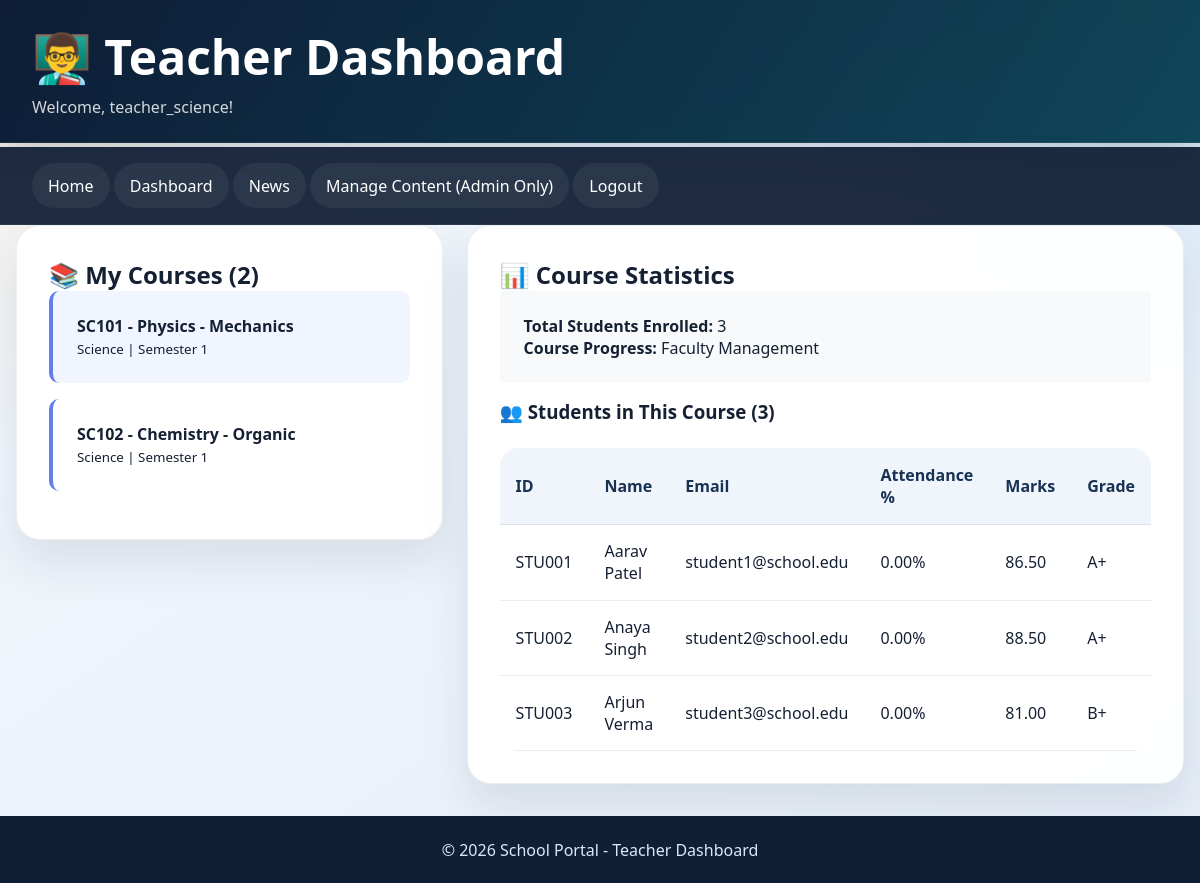
The page /pages/teacher_dashboard.php (signed in) on the database its author committed.
### tables this page shows
CREATE TABLE courses (
    id INT PRIMARY KEY AUTO_INCREMENT,
    course_code VARCHAR(50) NOT NULL UNIQUE,
    course_name VARCHAR(100) NOT NULL,
    description TEXT,
    department_id INT,
    instructor_id INT,
    credits INT DEFAULT 3,
    total_hours INT DEFAULT 45,
    semester INT,
    academic_year VARCHAR(10),
    max_students INT DEFAULT 50,
    enrolled_students INT DEFAULT 0,
    status ENUM('active', 'inactive', 'completed') DEFAULT 'active',
    created_at TIMESTAMP DEFAULT CURRENT_TIMESTAMP,
    FOREIGN KEY (department_id) REFERENCES departments(id),
    FOREIGN KEY (instructor_id) REFERENCES users(id),
    INDEX idx_course_code (course_code),
    INDEX idx_semester (semester),
    INDEX idx_status (status)
);

CREATE TABLE departments (
    id INT PRIMARY KEY AUTO_INCREMENT,
    name VARCHAR(100) NOT NULL UNIQUE,
    description TEXT,
    head_of_department VARCHAR(100),
    created_at TIMESTAMP DEFAULT CURRENT_TIMESTAMP
);

CREATE TABLE students (
    id INT PRIMARY KEY AUTO_INCREMENT,
    user_id INT NOT NULL UNIQUE,
    student_id_number VARCHAR(50) NOT NULL UNIQUE,
    class_name VARCHAR(50) NOT NULL,
    roll_number INT,
    father_name VARCHAR(100),
    father_phone VARCHAR(20),
    father_email VARCHAR(100),
    mother_name VARCHAR(100),
    mother_phone VARCHAR(20),
    guardian_phone VARCHAR(20),
    date_of_admission DATE,
    blood_group VARCHAR(10),
    emergency_contact VARCHAR(20),
    health_issues TEXT,
    status ENUM('active', 'inactive', 'graduated', 'transferred', 'dropped') DEFAULT 'active',
    gpa DECIMAL(3,2) DEFAULT 0.00,
    total_attendance_hours INT DEFAULT 0,
    created_at TIMESTAMP DEFAULT CURRENT_TIMESTAMP,
    updated_at TIMESTAMP DEFAULT CURRENT_TIMESTAMP ON UPDATE CURRENT_TIMESTAMP,
    FOREIGN KEY (user_id) REFERENCES users(id) ON DELETE CASCADE,
    INDEX idx_student_id (student_id_number),
    INDEX idx_class (class_name),
    INDEX idx_status (status)
);

CREATE TABLE users (
    id INT PRIMARY KEY AUTO_INCREMENT,
    username VARCHAR(50) NOT NULL UNIQUE,
    password VARCHAR(255) NOT NULL,
    email VARCHAR(100) NOT NULL UNIQUE,
    full_name VARCHAR(100) NOT NULL,
    role ENUM('admin', 'teacher', 'student', 'parent') DEFAULT 'student',
    department_id INT,
    phone VARCHAR(20),
    address TEXT,
    date_of_birth DATE,
    profile_picture VARCHAR(255),
    is_active TINYINT DEFAULT 1,
    last_login TIMESTAMP NULL,
    created_at TIMESTAMP DEFAULT CURRENT_TIMESTAMP,
    updated_at TIMESTAMP DEFAULT CURRENT_TIMESTAMP ON UPDATE CURRENT_TIMESTAMP,
    FOREIGN KEY (department_id) REFERENCES departments(id),
    INDEX idx_username (username),
    INDEX idx_email (email),
    INDEX idx_role (role),
    INDEX idx_active (is_active)
);

CREATE TABLE student_courses (
    id INT PRIMARY KEY AUTO_INCREMENT,
    student_id INT NOT NULL,
    course_id INT NOT NULL,
    enrollment_date DATE NOT NULL,
    status ENUM('enrolled', 'completed', 'dropped', 'withdrawn') DEFAULT 'enrolled',
    grade VARCHAR(2),
    marks_obtained DECIMAL(5,2),
    attendance_percentage DECIMAL(5,2) DEFAULT 0,
    created_at TIMESTAMP DEFAULT CURRENT_TIMESTAMP,
    FOREIGN KEY (student_id) REFERENCES students(id) ON DELETE CASCADE,
    FOREIGN KEY (course_id) REFERENCES courses(id),
    UNIQUE KEY unique_enrollment (student_id, course_id),
    INDEX idx_enrollment_date (enrollment_date),
    INDEX idx_status (status)
);

CREATE TABLE grades (
    id INT PRIMARY KEY AUTO_INCREMENT,
    student_id INT NOT NULL,
    course_id INT NOT NULL,
    assignment_1 DECIMAL(5,2),
    assignment_2 DECIMAL(5,2),
    midterm DECIMAL(5,2),
    final_exam DECIMAL(5,2),
    total_marks DECIMAL(5,2),
    grade_letter VARCHAR(2),
    teacher_id INT,
    graded_date TIMESTAMP DEFAULT CURRENT_TIMESTAMP,
    created_at TIMESTAMP DEFAULT CURRENT_TIMESTAMP,
    FOREIGN KEY (student_id) REFERENCES students(id) ON DELETE CASCADE,
    FOREIGN KEY (course_id) REFERENCES courses(id),
    FOREIGN KEY (teacher_id) REFERENCES users(id),
    UNIQUE KEY unique_grade (student_id, course_id),
    INDEX idx_grade_letter (grade_letter)
);

### pages/teacher_dashboard.php (the view, shortened to what this page needs)
<?php
include '../includes/config.php';
$courses = array();
$stmt = $conn->prepare("SELECT c.*, d.name as department_name FROM courses c LEFT JOIN departments d ON c.department_id = d.id WHERE c.instructor_id = ? ORDER BY c.course_code");
$stmt->bind_param("i", $_SESSION['user_id']);
$stmt->execute();
$courses_result = $stmt->get_result();
while ($course = $courses_result->fetch_assoc()) {
    $courses[] = $course;
}
$selected_course = $_GET['course'] ?? ($courses[0]['id'] ?? null);
$students_in_course = array();
if ($selected_course) {
    $stmt = $conn->prepare("
        SELECT s.id, s.student_id_number, u.full_name, u.email, sc.attendance_percentage, g.total_marks, g.grade_letter
        FROM students s
        JOIN users u ON s.user_id = u.id
        JOIN student_courses sc ON s.id = sc.student_id
        LEFT JOIN grades g ON s.id = g.student_id AND g.course_id = ?
        WHERE sc.course_id = ?
        ORDER BY s.roll_number
    ");
    $stmt->bind_param("ii", $selected_course, $selected_course);
    $stmt->execute();
    $result = $stmt->get_result();
    while ($student = $result->fetch_assoc()) {
        $students_in_course[] = $student;
    }
}
$total_students = 0;
if ($selected_course) {
    $result = $conn->query("SELECT COUNT(*) as count FROM student_courses WHERE course_id = $selected_course");
    $total_students = $result->fetch_assoc()['count'];
}
?>
<!DOCTYPE html>
<html lang="en">
<head>
    <link rel="stylesheet" href="../css/style.css">
</head>
<body>
    <header>
        <h1>👨‍🏫 Teacher Dashboard</h1>
        <p>Welcome, <?php echo htmlspecialchars($_SESSION['username']); ?>!</p>
    </header>
    <nav>
        <a href="../index.html">Home</a>
        <a href="teacher_dashboard.php">Dashboard</a>
        <a href="news_vulnerable.php">News</a>
        <a href="content_management.php">Manage Content (Admin Only)</a>
        <a href="logout.php">Logout</a>
    </nav>
    <div class="container">
        <div class="column-2">
            <div>
                <div class="card">
                    <h2>📚 My Courses (<?php echo count($courses); ?>)</h2>
                    <?php foreach ($courses as $course): ?>
                        <div class="course-card <?php echo ($selected_course == $course['id']) ? 'active' : ''; ?>">
                            <a href="teacher_dashboard.php?course=<?php echo $course['id']; ?>" style="text-decoration: none; color: inherit;">
                                <h4><?php echo htmlspecialchars($course['course_code']); ?> - <?php echo htmlspecialchars($course['course_name']); ?></h4>
                                <small><?php echo htmlspecialchars($course['department_name']); ?> | Semester <?php echo htmlspecialchars($course['semester']); ?></small>
                            </a>
                        </div>
                    <?php endforeach; ?>
                </div>
            </div>
            <div>
                <div class="card">
                    <h2>📊 Course Statistics</h2>
                    <?php if ($selected_course): ?>
                        <div style="background: #f8f9fa; padding: 1.5rem; border-radius: 5px; margin-bottom: 1rem;">
                            <p><strong>Total Students Enrolled:</strong> <?php echo $total_students; ?></p>
                            <p><strong>Course Progress:</strong> Faculty Management</p>
                        </div>
                        <h3>👥 Students in This Course (<?php echo count($students_in_course); ?>)</h3>
                        <table>
                            <thead>
                                <tr>
                                    <th>ID</th>
                                    <th>Name</th>
                                    <th>Email</th>
                                    <th>Attendance %</th>
                                    <th>Marks</th>
                                    <th>Grade</th>
                                </tr>
                            </thead>
                            <tbody>
                                <?php foreach ($students_in_course as $student): ?>
                                    <tr>
                                        <td><?php echo htmlspecialchars($student['student_id_number']); ?></td>
                                        <td><?php echo htmlspecialchars($student['full_name']); ?></td>
                                        <td><?php echo htmlspecialchars($student['email']); ?></td>
                                        <td><?php echo htmlspecialchars($student['attendance_percentage'] ?? 'N/A'); ?>%</td>
                                        <td><?php echo htmlspecialchars($student['total_marks'] ?? '-'); ?></td>
                                        <td><?php echo htmlspecialchars($student['grade_letter'] ?? 'Pending'); ?></td>
                                    </tr>
                                <?php endforeach; ?>
                            </tbody>
                        </table>
                    <?php else: ?>
                        <div class="alert alert-info">Select a course to view details.</div>
                    <?php endif; ?>
                </div>
            </div>
        </div>
    </div>
    <footer>
        <p>&copy; 2026 School Portal - Teacher Dashboard</p>
    </footer>
</body>
</html>

### css/style.css (style rules this page uses)
* { margin: 0; padding: 0; box-sizing: border-box; }
body { font-family: "Segoe UI", Tahoma, Geneva, Verdana, sans-serif; background: radial-gradient(circle at top left, rgba(255, 214, 153, 0.22), transparent 30%), radial-gradient(circle at top right, rgba(108, 180, 238, 0.18), transparent 28%), linear-gradient(145deg, #f4f7fb 0%, #edf3fb 48%, #e7eef8 100%); color: #152033; min-height: 100vh; display: flex; flex-direction: column; }
a { color: inherit; }
.container { width: min(1180px, calc(100% - 32px)); margin: 0 auto; }
.site-header, header { color: #fff; background: linear-gradient(120deg, rgba(13, 29, 54, 0.95), rgba(15, 74, 92, 0.88)), linear-gradient(180deg, #102038, #0f2742); border-bottom: 1px solid rgba(255, 255, 255, 0.08); box-shadow: 0 18px 40px rgba(9, 24, 47, 0.18); }
header { padding: 1.5rem 2rem; margin-bottom: 1.25rem; }
header h1 { font-size: clamp(2rem, 4vw, 3.2rem); margin-bottom: 0.45rem; }
header p, .header-copy { font-size: 1rem; color: rgba(255, 255, 255, 0.82); max-width: 720px; }
.main-nav, nav { background: rgba(12, 27, 49, 0.92); backdrop-filter: blur(8px); border-bottom: 1px solid rgba(255, 255, 255, 0.06); }
nav { padding: 1rem 2rem; margin-top: -1rem; }
nav a { color: #fff; text-decoration: none; padding: 0.72rem 1rem; border-radius: 999px; transition: transform 0.2s ease, background 0.2s ease, box-shadow 0.2s ease; display: inline-block; background: rgba(255, 255, 255, 0.06); }
.card { background: rgba(255, 255, 255, 0.96); border: 1px solid rgba(17, 41, 69, 0.08); border-radius: 24px; box-shadow: 0 22px 45px rgba(18, 38, 63, 0.1); padding: 2rem; margin-bottom: 2rem; animation: slideIn 0.32s ease-out; }
table { width: 100%; border-collapse: collapse; margin-top: 1.5rem; overflow: hidden; border-radius: 18px; }
table th { background: #eff5fb; padding: 1rem; text-align: left; font-weight: 700; border-bottom: 1px solid #d9e4ef; color: #173253; }
table td { padding: 0.95rem 1rem; border-bottom: 1px solid #e5edf5; background: rgba(255, 255, 255, 0.8); }
.column-2 { display: grid; grid-template-columns: 1fr 1fr; gap: 1.5rem; }
footer { background: #0f1f35; color: #dbe8f8; text-align: center; padding: 1.4rem; margin-top: auto; }

### pages/teacher_dashboard.php (style rules this page uses)
.course-card { background: white; padding: 1.5rem; border-radius: 10px; border-left: 4px solid #667eea; cursor: pointer; transition: 0.3s; margin-bottom: 1rem; }
.course-card.active { background: #f0f5ff; border-left-color: #667eea; }

### rows shown on the page
courses: course_code "SC101", course_name "Physics - Mechanics", department.name "Science", semester "1"
courses: course_code "SC102", course_name "Chemistry - Organic", department.name "Science", semester "1"
students: student_id_number "STU001", user.full_name "Aarav Patel", user.email "student1@school.edu", student_courses.attendance_percentage "0.00", grades.total_marks "86.50", grades.grade_letter "A+"
students: student_id_number "STU002", user.full_name "Anaya Singh", user.email "student2@school.edu", student_courses.attendance_percentage "0.00", grades.total_marks "88.50", grades.grade_letter "A+"
students: student_id_number "STU003", user.full_name "Arjun Verma", user.email "student3@school.edu", student_courses.attendance_percentage "0.00", grades.total_marks "81.00", grades.grade_letter "B+"

### other values the page prints
$_SESSION['username'] "teacher_science"
count($courses) "2"
$total_students "3"
count($students_in_course) "3"
